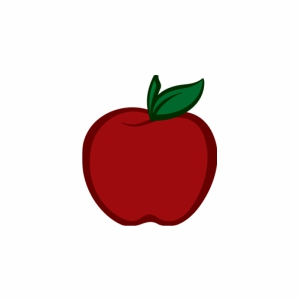
#> input picture data/apple.jpg, 300 x 300 px, found by its file name
$ jupyter execute --allow-errors aula07_2021_04_12_contornos.ipynb
#> lines starting #> are read from the running program, lines starting #| are printed output that depends on the picture; after the words box and inside, x2 and y2 are one past the last pixel; in counts of white or black regions, pixels touching at a corner belong together
# **Processamento de Imagens e Imagens**
Engenharia da Computação - 2021.01

## Contornos

### Download das imagens de teste

### Imports

[cell 1]
import cv2 as cv
import numpy as np
import matplotlib.pyplot as plt

### Code

[cell 2]
img1 = cv.imread('drive/MyDrive/Colab Notebooks/College/Signal-Image-Processing/image_dataset_publico/estrelas.png')
#> (the rest of this cell did not finish here and is left out)

#> (a cell that did not finish here is left out)

[cell 4]
plt.figure(figsize=(12, 10))
#> (the rest of this cell did not finish here and is left out)

[cell 5]
img1 = cv.imread('drive/MyDrive/Colab Notebooks/College/Signal-Image-Processing/image_dataset_publico/apple.jpg')
#> img1 is the input picture: shape (300, 300, 3); mean B, G, R 214.7, 215.3, 233.7
img1 = cv.cvtColor(img1, cv.COLOR_BGR2RGB)
img2 = cv.cvtColor(img1, cv.COLOR_RGB2GRAY)
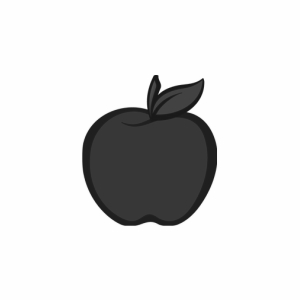
#> img2: shape (300, 300); min 24, max 255, mean 220.7

[cell 6]
# binarizacao
th, img2 = cv.threshold(img2, 127, 255, cv.THRESH_BINARY)
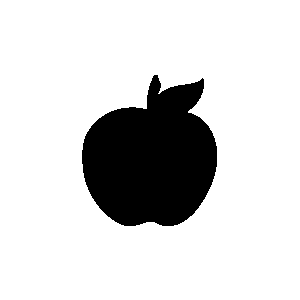
#> img2: shape (300, 300); 83.7% white; 1 black region

# determinar os contornos da imagem
contornos, ordem = cv.findContours(img2, cv.RETR_TREE, cv.CHAIN_APPROX_SIMPLE)
#> contornos = 2 contours; box (x1, y1, x2, y2) and area: (0, 0, 300, 300) 89401, (81, 74, 218, 227) 14880; ordem = [[-1, -1, 1, -1], [-1, -1, -1, 0]]
print(f'Total de contornos = {len(contornos)}')
#| Total de contornos = 2

# visualizar os contornos
img3 = img1.copy()
contornos = sorted(contornos, key=cv.contourArea)
cv.drawContours(img3, contornos, 1, (255, 0, 0), 5)
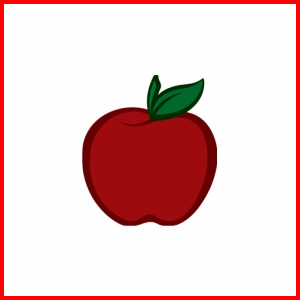
#> img3: shape (300, 300, 3); mean R, G, B 233.8, 201.9, 201.3

img4 = img1.copy()
img5 = img1.copy()

for cont in contornos:
    # extrair o bounding box (caixa delimitadora)
    # cont = contornos[1]
    x, y, w, h = cv.boundingRect(cont)
    cv.rectangle(img4, (x, y), (x + w, y + h), (255, 0, 0), 5)

    # extrair o circulo minimo
    (x, y), raio = cv.minEnclosingCircle(cont)
    centro = (int(x), int(y))
    cv.circle(img5, centro, int(raio), (255, 0, 0), 5)
#> this loop made 2 passes
#> (w, h, raio, centro) on pass 1: (137, 153, 84.55, (158, 149))
#> (cont, w, h, raio, centro) on pass 2: ([[0, 0], [0, 299], [299, 299], [299, 0]], 300, 300, 211.4, (149, 149))
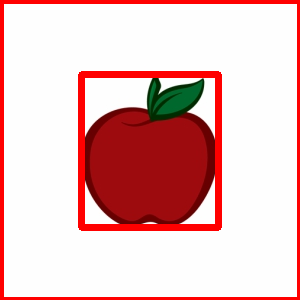
#> img4: shape (300, 300, 3); mean R, G, B 234.2, 192.8, 192.2
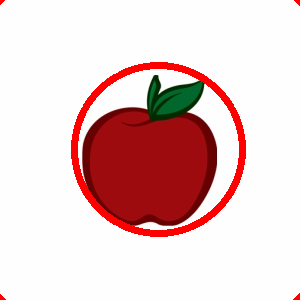
#> img5: shape (300, 300, 3); mean R, G, B 234, 205, 204.4

[cell 7]
plt.figure(figsize=(16, 12))
plt.subplot(131), plt.imshow(img3)
plt.subplot(132), plt.imshow(img4)
plt.subplot(133), plt.imshow(img5)
plt.show()
